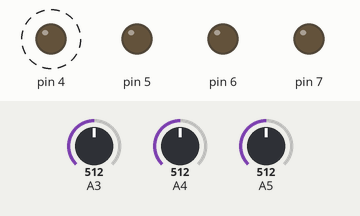
Simulated run of this sketch. Board: Arduino Uno, built with avr-gcc and run on an emulated ATmega328P. Parts: output pins drawn as LEDs (lit = HIGH). Dashed ring = blinking. The inputs (shaded band) are chosen by the test bench; at power-on: A5 = 512, A4 = 512, A3 = 512.

Above: at 1.27 s.
1.3 s: A5 set to 682
4.3 s: A5 set to 712
At 5.4 s:
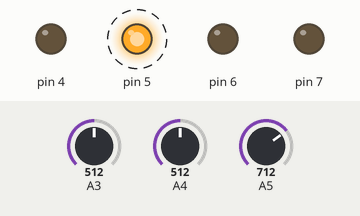
7.3 s: A5 set to 690
At 8.4 s:
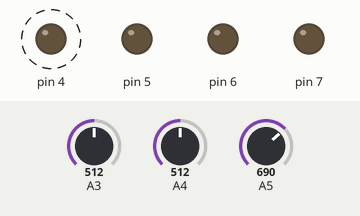
10.3 s: A5 set to 710
At 11.4 s:
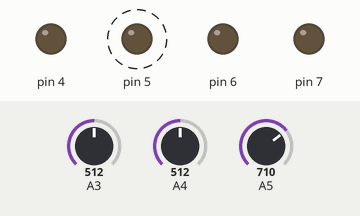
13.3 s: A4 set to 682
16.3 s: A4 set to 707
At 20.24 s:
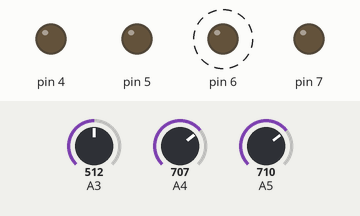
Timing chart, 0 to 20.3 s (numbered marks = the images above; inputs shaded):
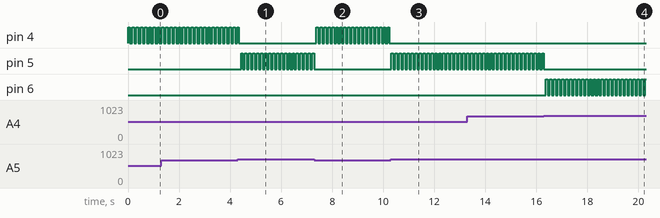

The sketch:

pianotiles.ino
```cpp
void setup()
{
  pinMode(4,OUTPUT);
  digitalWrite(4,LOW);
  pinMode(5,OUTPUT);
  digitalWrite(5,LOW);
  pinMode(6,OUTPUT);
  digitalWrite(6,LOW);
  pinMode(7,OUTPUT);
  digitalWrite(7,LOW);

}

int delay1 = 80;
int delay2 = 75;

int count =0;
void loop()
{
  count = count +1;
  if(count==25)
  {
    delay1 = 70;
    delay2 = 75;
  }

  if(analogRead(A5)<700) // in black
  {
    digitalWrite(4, HIGH);
    delay(delay2);
    digitalWrite(4, LOW);
    delay(delay1);

  }
  else if(analogRead(A4)<700)
  {
    digitalWrite(5, HIGH);
    delay(delay2);
    digitalWrite(5, LOW);
    delay(delay1);
  }
  else if(analogRead(A3)<700)
  {
    digitalWrite(6, HIGH);
    delay(delay2);
    digitalWrite(6, LOW);
    delay(delay1);
  }
  else if(analogRead(A2)<700)
  {
    digitalWrite(7, HIGH);
    delay(delay2);
    digitalWrite(7, LOW);
    delay(delay1);
  }
  delay(10);
}
```

Measured:
- the behaviour switches between 699 and 700 on A5 (found by bisection; images 0 and 1)
- the behaviour switches between 699 and 700 on A4 (found by bisection; images 3 and 4)
- after the input at 4.3 s, pin 4: goes on until 4.3 s, then stays LOW; pin 5: alternates HIGH for 0.08 s and LOW for 0.08 s, starting after 0.13 s
- after the input at 7.3 s, pin 4: alternates HIGH for 0.08 s and LOW for 0.08 s, starting after 0.08 s; pin 5: stops changing and stays LOW
- after the input at 10.3 s, pin 4: stops changing and stays LOW; pin 5: alternates HIGH for 0.08 s and LOW for 0.08 s, starting at once
- after the input at 16.3 s, pin 5: stops changing and stays LOW; pin 6: alternates HIGH for 0.08 s and LOW for 0.08 s, starting after 0.08 s
- by itself, pin 4: alternates HIGH for 0.08 s and LOW for 0.09 s
